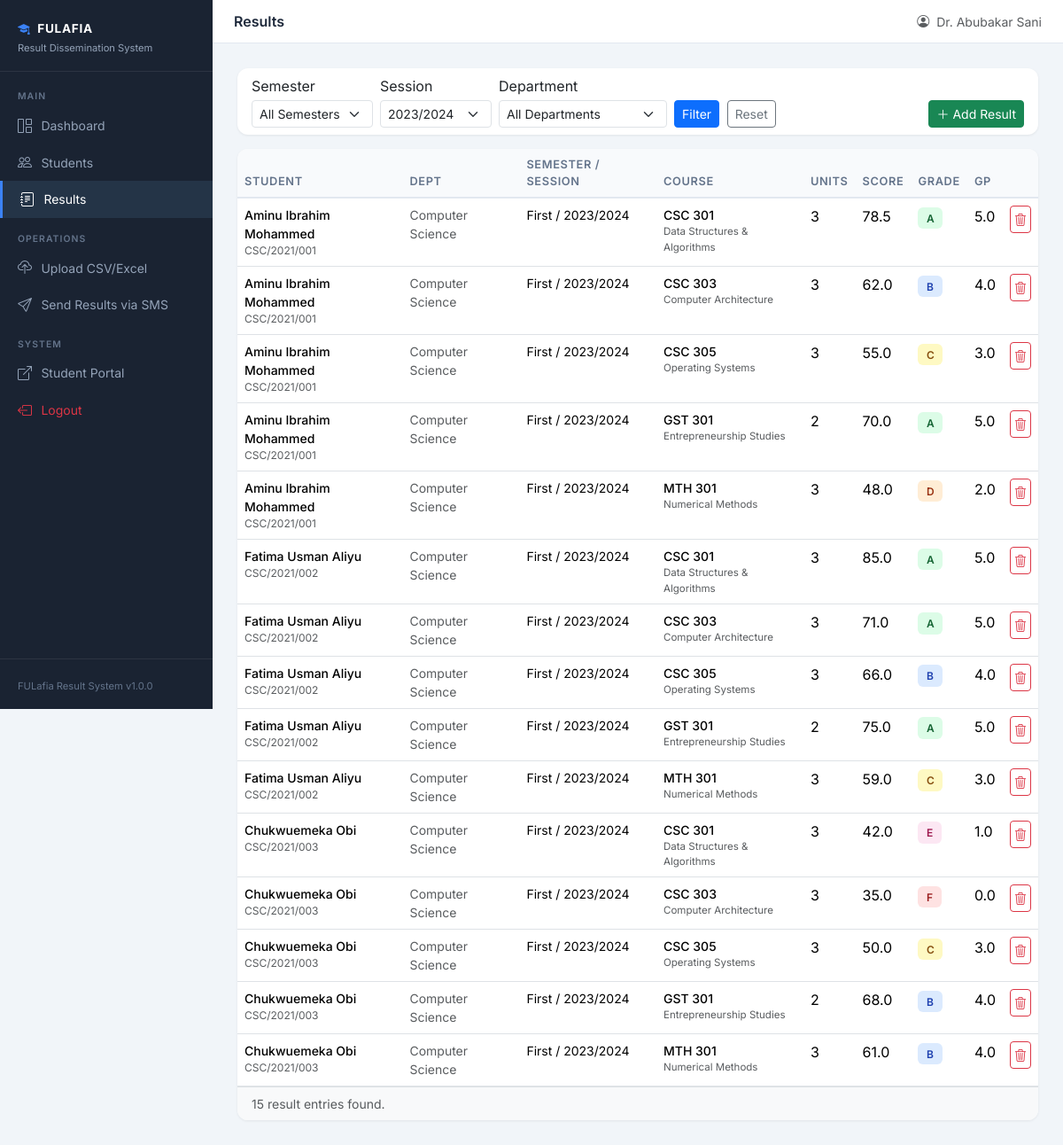
Screenshot of /admin/results.php (signed in) with the database file from the repository.
### tables this page shows
CREATE TABLE IF NOT EXISTS `results` (
    `id`           INT UNSIGNED NOT NULL AUTO_INCREMENT,
    `student_id`   INT UNSIGNED NOT NULL,
    `semester`     ENUM('First','Second') NOT NULL,
    `session`      VARCHAR(10)  NOT NULL COMMENT 'e.g. 2023/2024',
    `course_code`  VARCHAR(15)  NOT NULL COMMENT 'e.g. CSC 301',
    `course_title` VARCHAR(150) NOT NULL,
    `credit_unit`  TINYINT      NOT NULL DEFAULT 2,
    `score`        DECIMAL(5,2) NOT NULL DEFAULT 0,
    `grade`        CHAR(1)      NOT NULL COMMENT 'A B C D E F',
    `grade_point`  DECIMAL(3,1) NOT NULL DEFAULT 0.0,
    `total`        DECIMAL(8,2) GENERATED ALWAYS AS (`credit_unit` * `grade_point`) STORED,
    `created_at`   DATETIME     NOT NULL DEFAULT CURRENT_TIMESTAMP,
    PRIMARY KEY (`id`),
    INDEX `idx_student_semester` (`student_id`, `semester`, `session`),
    CONSTRAINT `fk_results_student`
        FOREIGN KEY (`student_id`) REFERENCES `students`(`id`)
        ON DELETE CASCADE ON UPDATE CASCADE
);

CREATE TABLE IF NOT EXISTS `students` (
    `id`           INT UNSIGNED  NOT NULL AUTO_INCREMENT,
    `matric_no`    VARCHAR(20)   NOT NULL UNIQUE COMMENT 'Matriculation number, e.g. CSC/2021/001',
    `full_name`    VARCHAR(150)  NOT NULL,
    `phone_number` VARCHAR(20)   NOT NULL COMMENT 'E.164 format, e.g. +2348012345678',
    `department`   VARCHAR(100)  NOT NULL,
    `level`        SMALLINT      NOT NULL DEFAULT 100 COMMENT '100, 200, 300, 400, 500',
    `email`        VARCHAR(150)          DEFAULT NULL,
    `created_at`   DATETIME      NOT NULL DEFAULT CURRENT_TIMESTAMP,
    PRIMARY KEY (`id`),
    INDEX `idx_matric_no` (`matric_no`)
);

### includes/functions.php (called while the page is built, shortened)
<?php
function url(string $path = ''): string
{
    $base = BASE_URL;
    $path = ltrim($path, '/');
    if ($base === '') {
        return '/' . $path;
    }
    return $path === '' ? $base . '/' : $base . '/' . $path;
}
function e(string $value): string
{
    return htmlspecialchars($value, ENT_QUOTES | ENT_SUBSTITUTE, 'UTF-8');
}
function get(string $key, string $default = ''): string
{
    return isset($_GET[$key]) ? trim($_GET[$key]) : $default;
}

### admin/results.php (the view, shortened to what this page needs)
<?php
$db        = getDB();
$filterSession  = get('session', '2023/2024');
$sql    = 'SELECT r.*, s.full_name, s.matric_no, s.department FROM results r JOIN students s ON r.student_id = s.id WHERE 1=1';
$params = [];
if ($filterSession)  { $sql .= ' AND r.session = ?';     $params[] = $filterSession; }
$sql .= ' ORDER BY s.matric_no, r.course_code';
$stmt = $db->prepare($sql);
$stmt->execute($params);
$results = $stmt->fetchAll();
$sessions = $db->query('SELECT DISTINCT session FROM results ORDER BY session DESC')->fetchAll(PDO::FETCH_COLUMN);
require_once dirname(__DIR__) . '/includes/header.php';
?>
<div class="card mb-3">
    <div class="card-body py-2">
        <form method="GET" action="<?= e(url('admin/results.php')) ?>" class="row g-2 align-items-end">
            <div class="col-auto">
                <label class="form-label form-label-sm mb-1">Semester</label>
                <select class="form-select form-select-sm" name="semester">
                    <option value="">All Semesters</option>
                </select>
            </div>
            <div class="col-auto">
                <label class="form-label form-label-sm mb-1">Session</label>
                <select class="form-select form-select-sm" name="session">
                    <?php foreach ($sessions as $sess): ?>
                    <option value="<?= e($sess) ?>" <?= $filterSession === $sess ? 'selected' : '' ?>><?= e($sess) ?></option>
                    <?php endforeach; ?>
                </select>
            </div>
            <div class="col-auto">
                <label class="form-label form-label-sm mb-1">Department</label>
                <select class="form-select form-select-sm" name="department">
                    <option value="">All Departments</option>
                </select>
            </div>
            <div class="col-auto">
                <button class="btn btn-sm btn-primary">Filter</button>
                <a href="<?= e(url('admin/results.php')) ?>" class="btn btn-sm btn-outline-secondary ms-1">Reset</a>
            </div>
            <div class="col-auto ms-auto">
                <button type="button" class="btn btn-sm btn-success" data-bs-toggle="modal" data-bs-target="#addResultModal">
                    <i class="bi bi-plus-lg me-1"></i>Add Result
                </button>
            </div>
        </form>
    </div>
</div>
<div class="table-wrapper">
    <div class="table-responsive">
        <table class="table mb-0">
            <thead>
                <tr>
                    <th>Student</th>
                    <th>Dept</th>
                    <th>Semester / Session</th>
                    <th>Course</th>
                    <th>Units</th>
                    <th>Score</th>
                    <th>Grade</th>
                    <th>GP</th>
                    <th></th>
                </tr>
            </thead>
            <tbody>
                <?php if (empty($results)): ?>
                <tr><td colspan="9" class="text-center text-muted py-4">No results found for the selected filters.</td></tr>
                <?php else: ?>
                <?php foreach ($results as $r): ?>
                <tr>
                    <td>
                        <div class="fw-medium small"><?= e($r['full_name']) ?></div>
                        <div class="text-muted" style="font-size:.75rem"><?= e($r['matric_no']) ?></div>
                    </td>
                    <td class="small text-muted"><?= e($r['department']) ?></td>
                    <td class="small"><?= e($r['semester']) ?> / <?= e($r['session']) ?></td>
                    <td>
                        <div class="fw-medium small"><?= e($r['course_code']) ?></div>
                        <div class="text-muted" style="font-size:.72rem"><?= e($r['course_title']) ?></div>
                    </td>
                    <td><?= (int)$r['credit_unit'] ?></td>
                    <td><?= number_format((float)$r['score'], 1) ?></td>
                    <td><span class="grade-badge grade-<?= e($r['grade']) ?>"><?= e($r['grade']) ?></span></td>
                    <td><?= number_format((float)$r['grade_point'], 1) ?></td>
                    <td>
                        <form method="POST" action="<?= e(url('admin/results.php')) ?>" style="display:inline"
                              onsubmit="return confirm('Delete this result entry?')">
                            <button type="submit" class="btn btn-sm btn-outline-danger p-1">
                                <i class="bi bi-trash3"></i>
                            </button>
                        </form>
                    </td>
                </tr>
                <?php endforeach; ?>
                <?php endif; ?>
            </tbody>
        </table>
    </div>
    <div class="px-3 py-2 bg-light border-top text-muted small">
        <?= count($results) ?> result <?= count($results) !== 1 ? 'entries' : 'entry' ?> found.
    </div>
</div>
<?php require_once dirname(__DIR__) . '/includes/footer.php'; ?>

### includes/header.php (style rules this page uses)
:root { --sidebar-width: 240px; --sidebar-bg: #1a2332; --sidebar-hover: #243447; --accent: #3b82f6; --accent-light: #eff6ff; }
body { font-family: 'Inter', sans-serif; background: #f1f5f9; min-height: 100vh; }
.card { border: none; box-shadow: 0 1px 3px rgba(0,0,0,.07); border-radius: 12px; }
.table-wrapper { background: #fff; border-radius: 12px; overflow: hidden; box-shadow: 0 1px 3px rgba(0,0,0,.07); }
.table thead th { background: #f8fafc; border-bottom: 2px solid #e2e8f0; font-size: .8rem; font-weight: 600; text-transform: uppercase; letter-spacing: .05em; color: #64748b; }
.grade-badge { font-size: .75rem; font-weight: 600; padding: .3rem .6rem; border-radius: 6px; }
.grade-A { background: #dcfce7; color: #166534; }
.grade-B { background: #dbeafe; color: #1e40af; }
.grade-C { background: #fef9c3; color: #854d0e; }
.grade-D { background: #ffedd5; color: #9a3412; }
.grade-E { background: #fce7f3; color: #9d174d; }
.grade-F { background: #fee2e2; color: #991b1b; }

### rows the page displays
results: student.full_name "Aminu Ibrahim Mohammed", student.matric_no "CSC/2021/001", student.department "Computer Science", semester "First", session "2023/2024", course_code "CSC 301", course_title "Data Structures & Algorithms", credit_unit "3", score "78.5", grade "A", grade_point "5.0"
results: student.full_name "Aminu Ibrahim Mohammed", student.matric_no "CSC/2021/001", student.department "Computer Science", semester "First", session "2023/2024", course_code "CSC 303", course_title "Computer Architecture", credit_unit "3", score "62.0", grade "B", grade_point "4.0"
results: student.full_name "Aminu Ibrahim Mohammed", student.matric_no "CSC/2021/001", student.department "Computer Science", semester "First", session "2023/2024", course_code "CSC 305", course_title "Operating Systems", credit_unit "3", score "55.0", grade "C", grade_point "3.0"
results: student.full_name "Aminu Ibrahim Mohammed", student.matric_no "CSC/2021/001", student.department "Computer Science", semester "First", session "2023/2024", course_code "GST 301", course_title "Entrepreneurship Studies", credit_unit "2", score "70.0", grade "A", grade_point "5.0"
results: student.full_name "Aminu Ibrahim Mohammed", student.matric_no "CSC/2021/001", student.department "Computer Science", semester "First", session "2023/2024", course_code "MTH 301", course_title "Numerical Methods", credit_unit "3", score "48.0", grade "D", grade_point "2.0"
results: student.full_name "Fatima Usman Aliyu", student.matric_no "CSC/2021/002", student.department "Computer Science", semester "First", session "2023/2024", course_code "CSC 301", course_title "Data Structures & Algorithms", credit_unit "3", score "85.0", grade "A", grade_point "5.0"
results: student.full_name "Fatima Usman Aliyu", student.matric_no "CSC/2021/002", student.department "Computer Science", semester "First", session "2023/2024", course_code "CSC 303", course_title "Computer Architecture", credit_unit "3", score "71.0", grade "A", grade_point "5.0"
results: student.full_name "Fatima Usman Aliyu", student.matric_no "CSC/2021/002", student.department "Computer Science", semester "First", session "2023/2024", course_code "CSC 305", course_title "Operating Systems", credit_unit "3", score "66.0", grade "B", grade_point "4.0"
results: student.full_name "Fatima Usman Aliyu", student.matric_no "CSC/2021/002", student.department "Computer Science", semester "First", session "2023/2024", course_code "GST 301", course_title "Entrepreneurship Studies", credit_unit "2", score "75.0", grade "A", grade_point "5.0"
results: student.full_name "Fatima Usman Aliyu", student.matric_no "CSC/2021/002", student.department "Computer Science", semester "First", session "2023/2024", course_code "MTH 301", course_title "Numerical Methods", credit_unit "3", score "59.0", grade "C", grade_point "3.0"
results: student.full_name "Chukwuemeka Obi", student.matric_no "CSC/2021/003", student.department "Computer Science", semester "First", session "2023/2024", course_code "CSC 301", course_title "Data Structures & Algorithms", credit_unit "3", score "42.0", grade "E", grade_point "1.0"
results: student.full_name "Chukwuemeka Obi", student.matric_no "CSC/2021/003", student.department "Computer Science", semester "First", session "2023/2024", course_code "CSC 303", course_title "Computer Architecture", credit_unit "3", score "35.0", grade "F", grade_point "0.0"
results: student.full_name "Chukwuemeka Obi", student.matric_no "CSC/2021/003", student.department "Computer Science", semester "First", session "2023/2024", course_code "CSC 305", course_title "Operating Systems", credit_unit "3", score "50.0", grade "C", grade_point "3.0"
results: student.full_name "Chukwuemeka Obi", student.matric_no "CSC/2021/003", student.department "Computer Science", semester "First", session "2023/2024", course_code "GST 301", course_title "Entrepreneurship Studies", credit_unit "2", score "68.0", grade "B", grade_point "4.0"
results: student.full_name "Chukwuemeka Obi", student.matric_no "CSC/2021/003", student.department "Computer Science", semester "First", session "2023/2024", course_code "MTH 301", course_title "Numerical Methods", credit_unit "3", score "61.0", grade "B", grade_point "4.0"

### other values shown
APP_NAME "FULafia Result System"
APP_VERSION "1.0.0"
$pageTitle "Results"
$_SESSION['admin_name'] "Dr. Abubakar Sani"
count($results) "15"
form field session "2023/2024"
